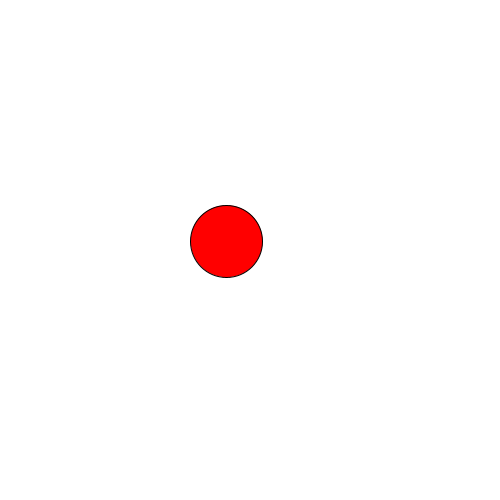
Frame 1 (no input)
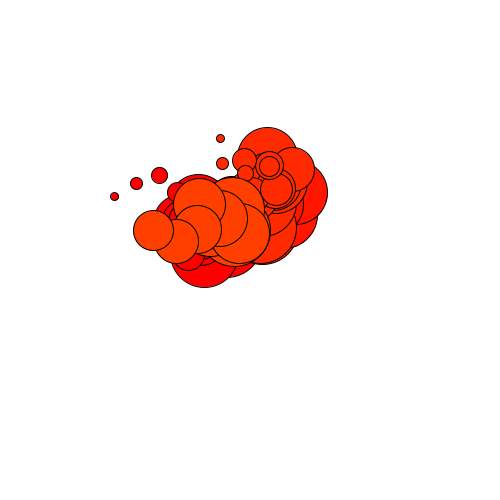
Frame 60 (the mouse pressed at the canvas centre just before this capture)
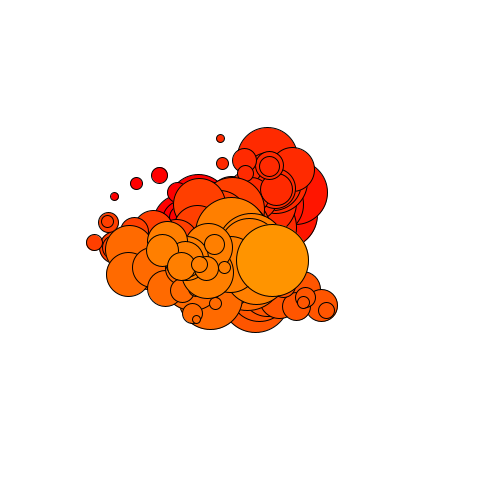
Frame 120 (the mouse held since frame 60 and released just before this capture)

The Processing sketch that drew these frames (run headless with seeded random() and noise(); from frame 60 on, the mouse is pressed at the canvas centre):

// Processing sketch: sketch_01bobgrow
// ── sketch_01bobgrow.pde
ArrayList<Ball> balls = new ArrayList<Ball>();
float a;

void setup() {
  size(500, 500);
  colorMode(HSB, 360, 100, 100);
  background(360);
  frameRate(45);
  balls.add(new Ball());
}

void draw() {
  translate(width/2, height/2);
  for (int i = 0; i < balls.size(); i++) {
    Ball ball =  balls.get(i);
    ball.display();
    ball.move();
    if (ball.finish()) {
      balls.remove(i);
      balls.add(new Ball());
      a += 5;
    }
  }
}


class Ball {
  float x, y ;
  float r = 36;

  void display() {
    fill(a, 100, 100);
    PVector p = PVector.random2D();
    p.mult(25);
    x += p.x;
    y += p.y;
    ellipse(x, y, r*2, r*2);
  }

  void move() {
    r -= 2;
  }

  boolean finish() {
    if (r <= 2) {
      return true;
    } else {
      return false;
    }
  }
}
